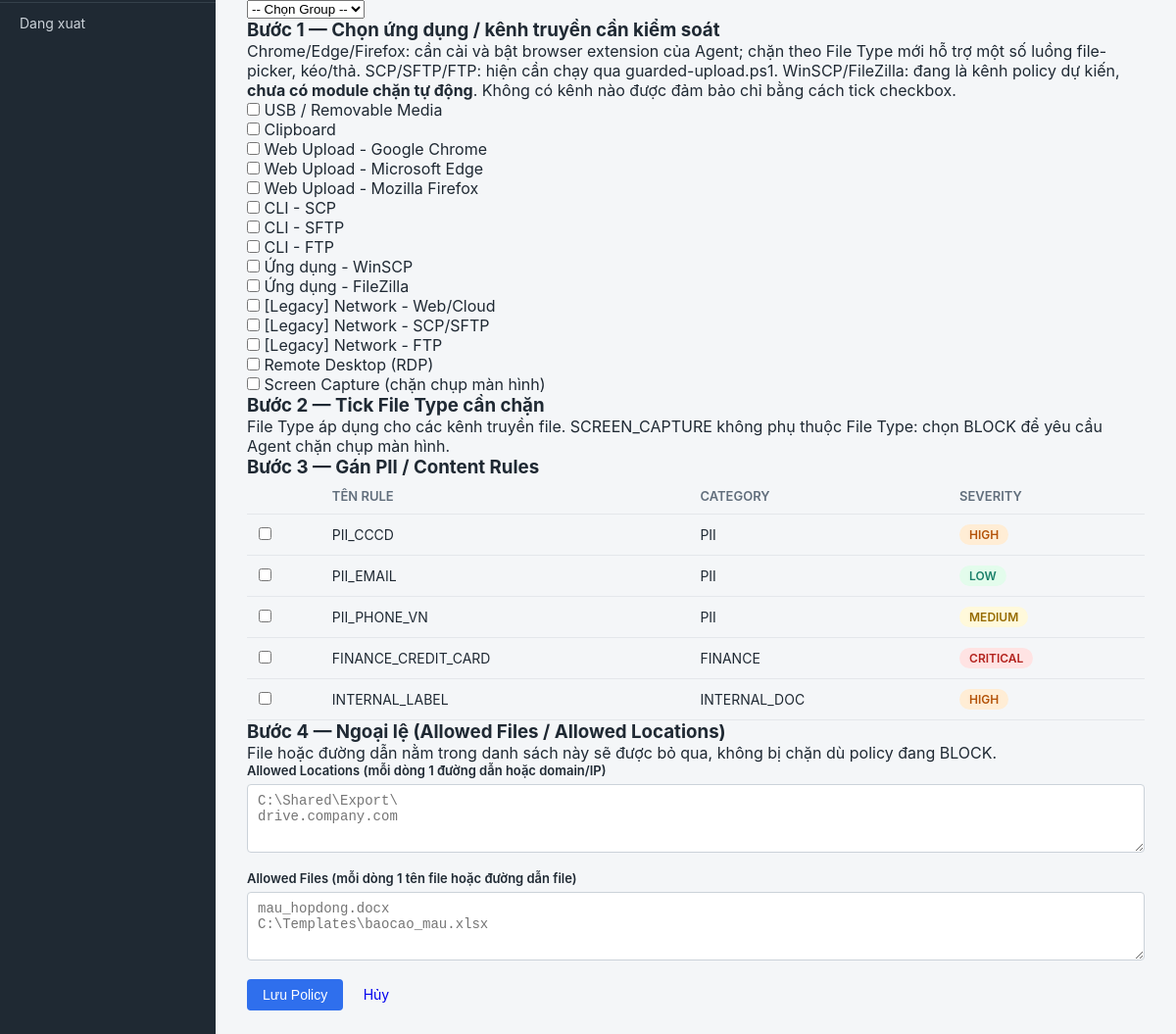
/admin/policy_form.php (signed in, lower part), run on an earlier commit of the app's database.
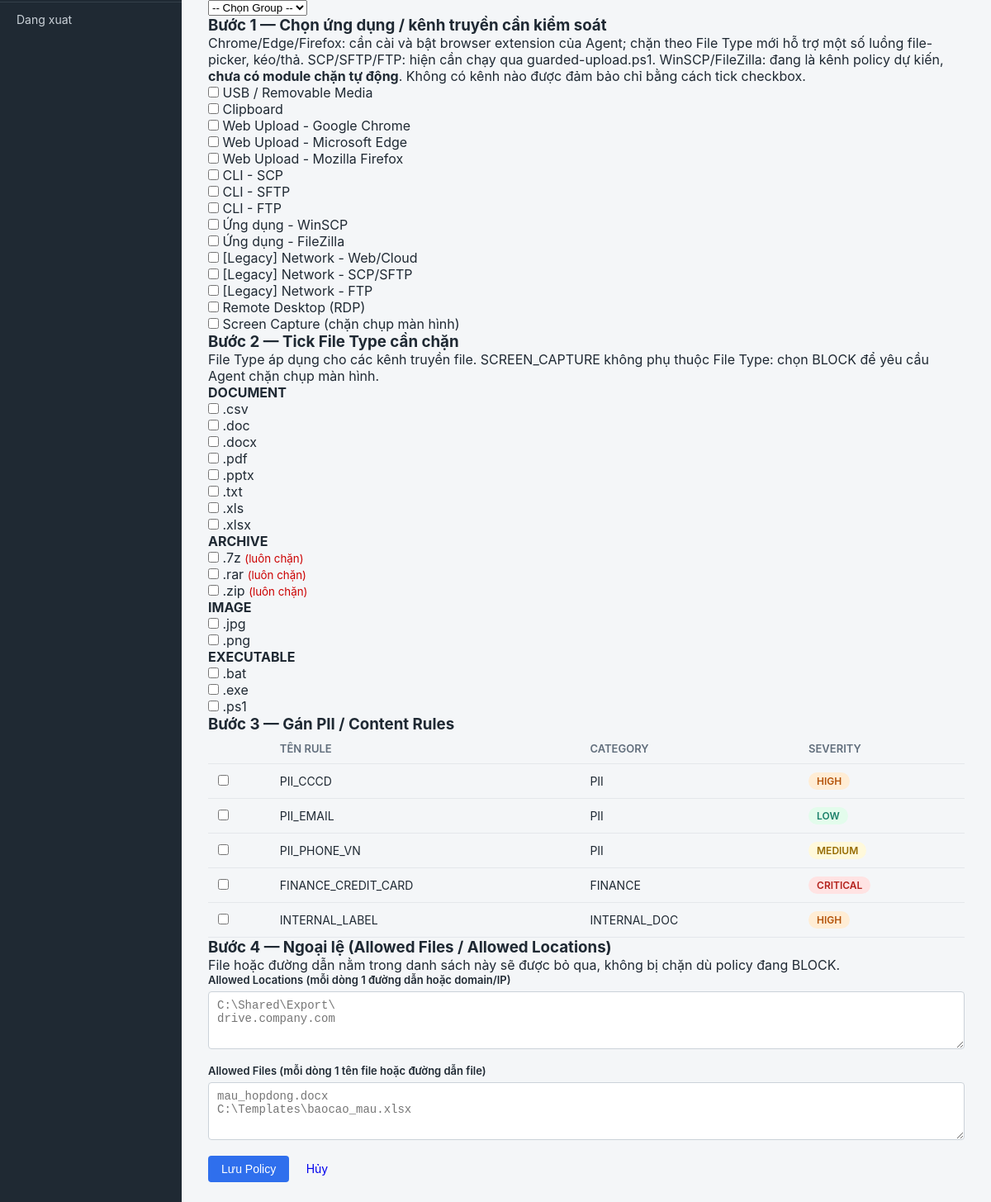
And on a later commit of the database.
### tables this page shows
CREATE TABLE content_rules (
    id              INT PRIMARY KEY AUTO_INCREMENT,
    rule_name       VARCHAR(100) NOT NULL,
    rule_type       ENUM('REGEX','DICTIONARY') NOT NULL,
    pattern         TEXT NOT NULL,
    category        ENUM('PII','FINANCE','INTERNAL_DOC') NOT NULL,
    severity        ENUM('LOW','MEDIUM','HIGH','CRITICAL') NOT NULL DEFAULT 'MEDIUM',
    is_active       BOOLEAN DEFAULT TRUE,
    created_at      DATETIME DEFAULT CURRENT_TIMESTAMP,
    updated_at      DATETIME DEFAULT CURRENT_TIMESTAMP ON UPDATE CURRENT_TIMESTAMP
);

CREATE TABLE dlp_file_types (
    id                                  INT PRIMARY KEY AUTO_INCREMENT,
    extension                           VARCHAR(20) NOT NULL UNIQUE,
    category                            ENUM('DOCUMENT','ARCHIVE','IMAGE','EXECUTABLE','OTHER') NOT NULL,
    always_block_regardless_content     BOOLEAN DEFAULT FALSE,
    description                         VARCHAR(150)
);

### includes/helpers.php (called while the page is built, shortened)
<?php
function h(?string $value): string {
    return htmlspecialchars($value ?? '', ENT_QUOTES, 'UTF-8');
}
function severity_badge_class(string $level): string {
    return match ($level) {
        'LOW'      => 'badge-low',
        'MEDIUM'   => 'badge-medium',
        'HIGH'     => 'badge-high',
        'CRITICAL' => 'badge-critical',
        default    => '',
    };
}

### admin/policy_form.php (the view, shortened to what the changed rows need)
<?php
require_once __DIR__ . '/../config/database.php';
require_once __DIR__ . '/../includes/helpers.php';
$exitPointLabels = [
    'USB'               => 'USB / Removable Media',
    'CLIPBOARD'         => 'Clipboard',
    'BROWSER_CHROME'    => 'Web Upload - Google Chrome',
    'BROWSER_EDGE'      => 'Web Upload - Microsoft Edge',
    'BROWSER_FIREFOX'   => 'Web Upload - Mozilla Firefox',
    'CLIENT_SCP'        => 'CLI - SCP',
    'CLIENT_SFTP'       => 'CLI - SFTP',
    'CLIENT_FTP'        => 'CLI - FTP',
    'CLIENT_WINSCP'     => 'Ứng dụng - WinSCP',
    'CLIENT_FILEZILLA'  => 'Ứng dụng - FileZilla',
    'NETWORK_WEB'       => '[Legacy] Network - Web/Cloud',
    'NETWORK_SCP_SFTP'  => '[Legacy] Network - SCP/SFTP',
    'NETWORK_FTP'       => '[Legacy] Network - FTP',
    'RDP'               => 'Remote Desktop (RDP)',
    'SCREEN_CAPTURE'    => 'Screen Capture (chặn chụp màn hình)',
];
$groups = $pdo->query("SELECT id, name FROM groups ORDER BY name")->fetchAll();
$devices = $pdo->query("SELECT id, hostname, ip_address FROM devices ORDER BY hostname")->fetchAll();
$fileTypes = $pdo->query("SELECT id, extension, category, always_block_regardless_content FROM dlp_file_types ORDER BY category, extension")->fetchAll();
$contentRules = $pdo->query("SELECT id, rule_name, category, severity FROM content_rules WHERE is_active = 1 ORDER BY category, rule_name")->fetchAll();
$fileTypesByCategory = [];
foreach ($fileTypes as $ft) {
    $fileTypesByCategory[$ft['category']][] = $ft;
}
$selectedExitPoints = [];
$selectedFileTypes = [];
$selectedContentRules = [];
require_once __DIR__ . '/../includes/layout_header.php';
?>
<form method="POST">
    <div class="form-section">
        <div class="checkbox-list">
            <?php foreach ($exitPointLabels as $value => $label): ?>
            <label>
                <input type="checkbox" name="exit_points[]" value="<?= $value ?>"
                    <?= in_array($value, $selectedExitPoints) ? 'checked' : '' ?>>
                <?= h($label) ?>
            </label><br>
            <?php endforeach; ?>
        </div>
    </div>
    <div class="form-section">
        <h3>Bước 2 — Tick File Type cần chặn</h3>
        <p class="hint">File Type áp dụng cho các kênh truyền file. SCREEN_CAPTURE không phụ thuộc File Type: chọn BLOCK để yêu cầu Agent chặn chụp màn hình.</p>
        <?php foreach ($fileTypesByCategory as $category => $items): ?>
        <h4><?= h($category) ?></h4>
        <div class="checkbox-list">
            <?php foreach ($items as $ft): ?>
            <label>
                <input type="checkbox" name="file_types[]" value="<?= $ft['id'] ?>"
                    <?= in_array($ft['id'], $selectedFileTypes) ? 'checked' : '' ?>>
                .<?= h($ft['extension']) ?>
                <?= $ft['always_block_regardless_content'] ? '<small style="color:#c00;">(luôn chặn)</small>' : '' ?>
            </label><br>
            <?php endforeach; ?>
        </div>
        <?php endforeach; ?>
    </div>
    <div class="form-section">
        <table class="data-table">
            <thead><tr><th></th><th>Tên Rule</th><th>Category</th><th>Severity</th></tr></thead>
            <tbody>
            <?php foreach ($contentRules as $cr): ?>
            <tr>
                <td><input type="checkbox" name="content_rules[]" value="<?= $cr['id'] ?>"
                    <?= in_array($cr['id'], $selectedContentRules) ? 'checked' : '' ?>></td>
                <td><?= h($cr['rule_name']) ?></td>
                <td><?= h($cr['category']) ?></td>
                <td><span class="badge <?= severity_badge_class($cr['severity']) ?>"><?= h($cr['severity']) ?></span></td>
            </tr>
            <?php endforeach; ?>
            </tbody>
        </table>
    </div>
</form>
<?php require_once __DIR__ . '/../includes/layout_footer.php'; ?>

What changed in the data, as far as the page shows it:
added dlp_file_types: extension "csv", shown under "DOCUMENT"
added dlp_file_types: extension "doc", shown under "DOCUMENT"
added dlp_file_types: extension "docx", shown under "DOCUMENT"
added dlp_file_types: extension "pdf", shown under "DOCUMENT"
added dlp_file_types: extension "pptx", shown under "DOCUMENT"
added dlp_file_types: extension "txt", shown under "DOCUMENT"
added dlp_file_types: extension "xls", shown under "DOCUMENT"
added dlp_file_types: extension "xlsx", shown under "DOCUMENT"
added dlp_file_types: extension "7z", always_block_regardless_content "(luôn chặn)", shown under "ARCHIVE"
added dlp_file_types: extension "rar", always_block_regardless_content "(luôn chặn)", shown under "ARCHIVE"
added dlp_file_types: extension "zip", always_block_regardless_content "(luôn chặn)", shown under "ARCHIVE"
added dlp_file_types: extension "jpg", shown under "IMAGE"
added dlp_file_types: extension "png", shown under "IMAGE"
added dlp_file_types: extension "bat", shown under "EXECUTABLE"
added dlp_file_types: extension "exe", shown under "EXECUTABLE"
added dlp_file_types: extension "ps1", shown under "EXECUTABLE"
Also different on the page:
new list line: "DOCUMENT"
new list line: "ARCHIVE"
new list line: "IMAGE"
new list line: "EXECUTABLE"
